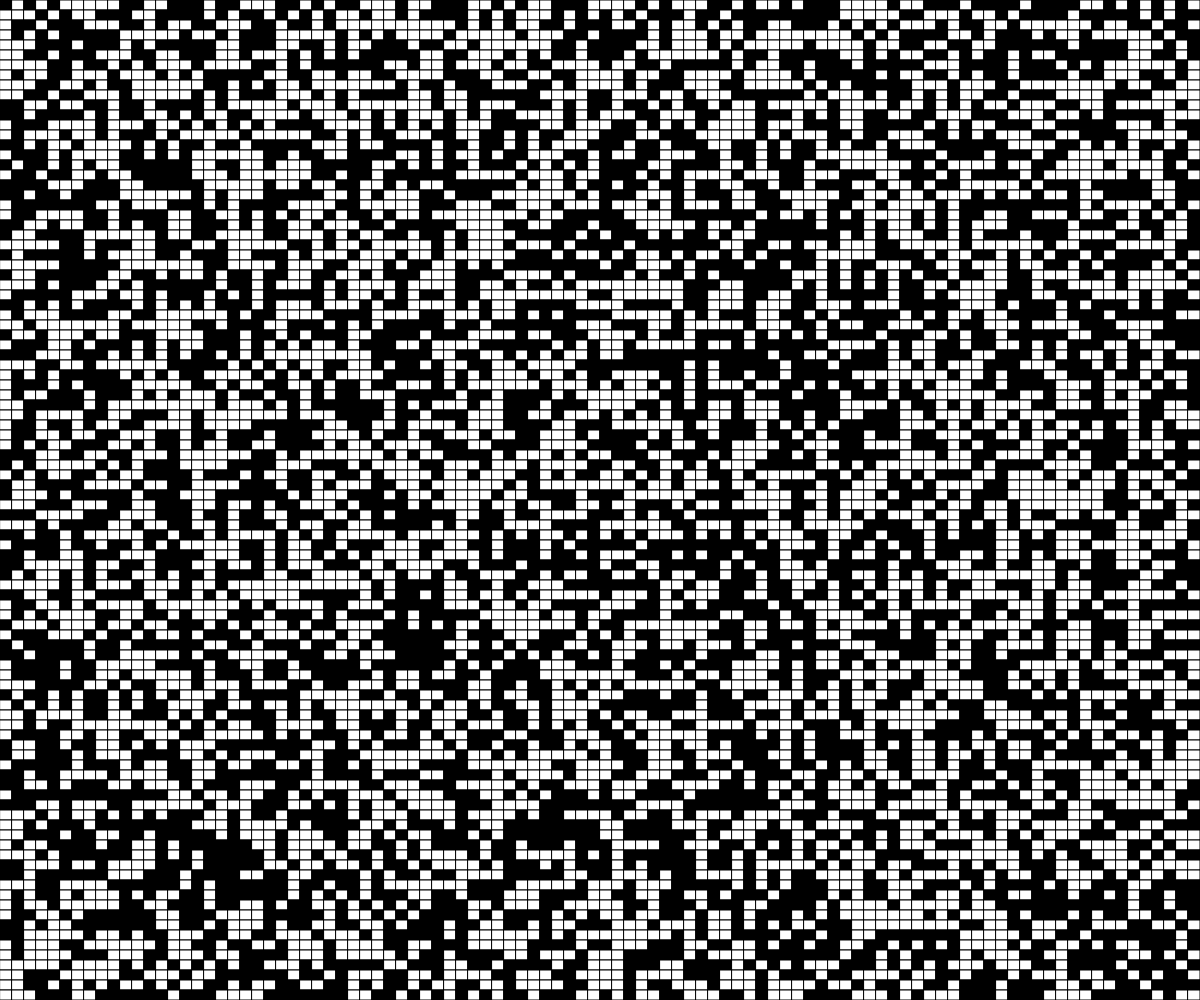
Frame 1 (no input)
Frame 60 (no input): identical to frame 1, image omitted
Frame 120 (the mouse pressed at the canvas centre since frame 60): identical to frame 1, image omitted

The p5.js sketch that drew this single still picture (run headless with seeded random() and noise() and a simulated clock; from frame 60 on, the mouse is pressed at the canvas centre):

// p5.js sketch
// ── sketch.js
// grid demo

let gridSize = 100;
let grid;

function setup() {
  createCanvas(windowWidth, windowHeight);
  grid = createRandom2DArray(gridSize, gridSize);
}

function draw() {
  background(220);
  displaygrid();
}


function displaygrid() {
  let cellWidth = width/gridSize;
  let cellHeight = height/gridSize;

  for (let y=0; y<gridSize; y++) {
    for(let x=0; x<gridSize; x++) {
      if (grid[y][x] === 0) {
        fill("white");
      }
      else if (grid[y][x] === 1) {
        fill("black");
      }
      rect(x*cellWidth, y*cellHeight, cellWidth, cellHeight);
    }
  }
}

function createEmpty2DArray(rows, cols) {
  let grid = [];
  for(let y=0; y<rows; y++) {
    grid.push([]);
    for(let x=0; x<cols; x++) {
      grid[y].push(0);
    }
  }
  return grid;
}

function createRandom2DArray(rows, cols) {
  let grid = [];
  for(let y=0; y<rows; y++) {
    grid.push([]);
    for(let x=0; x<cols; x++) {
      if (random(100) < 50) {
        grid[y].push(0);
      }
      else {
        grid[y].push(1);
      }
    }
  }
  return grid;
}

function keyPressed() {
  if (keyCode === 82) {
    setup();
  }
}
